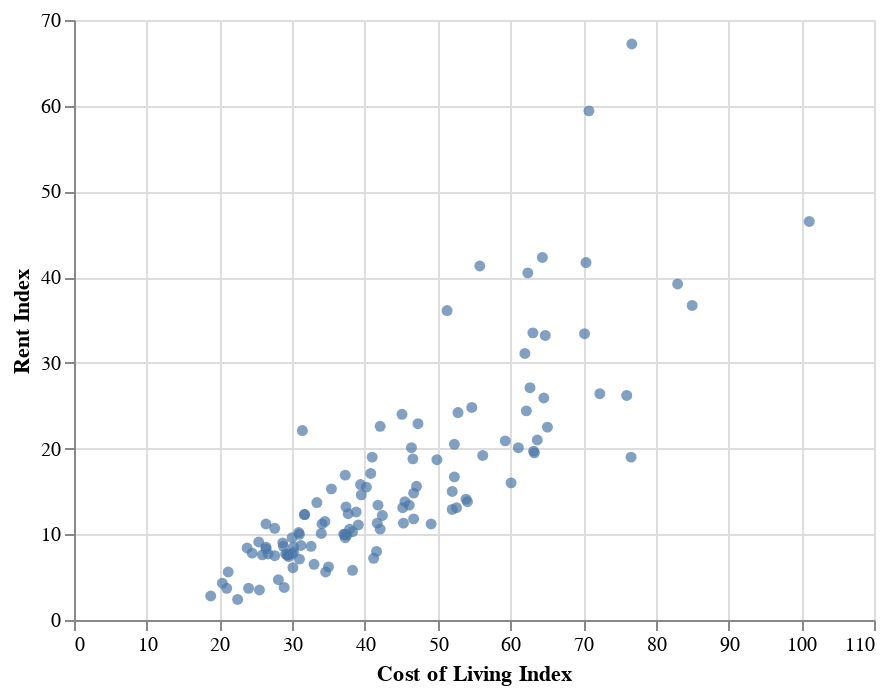

The notebook cell this image was saved under:
### Code cell
import altair as alt
chart = alt.Chart(df).mark_circle().encode(x='Cost of Living Index', y='Rent Index')
chart

### Figure 1 — Vega-Lite specification as saved in the notebook (floating-point values rounded to 4 significant figures)
{"config": {"view": {"continuousWidth": 400, "continuousHeight": 300}}, "data": {"name": "data-552f542571a8fade75189c98d1d4f6f3"}, "mark": "circle", "encoding": {"x": {"field": "Cost of Living Index", "type": "quantitative"}, "y": {"field": "Rent Index", "type": "quantitative"}}, "$schema": "https://vega.github.io/schema/vega-lite/v4.17.0.json", "datasets": {"data-552f542571a8fade75189c98d1d4f6f3": [{"Rank": 1, "Country": "Switzerland", "Cost of Living Index": 101.1, "Rent Index": 46.5, "Cost of Living Plus Rent Index": 74.9, "Groceries Index": 109.1, "Restaurant Price Index": 97.0, "Local Purchasing Power Index": 158.7}, {"Rank": 2, "Country": "Bahamas", "Cost of Living Index": 85.0, "Rent Index": 36.7, "Cost of Living Plus Rent Index": 61.8, "Groceries Index": 81.6, "Restaurant Price Index": 83.3, "Local Purchasing Power Index": 54.6}, {"Rank": 3, "Country": "Iceland", "Cost of Living Index": 83.0, "Rent Index": 39.2, "Cost of Living Plus Rent Index": 62.0, "Groceries Index": 88.4, "Restaurant Price Index": 86.8, "Local Purchasing Power Index": 120.3}, {"Rank": 4, "Country": "Singapore", "Cost of Living Index": 76.7, "Rent Index": 67.2, "Cost of Living Plus Rent Index": 72.1, "Groceries Index": 74.6, "Restaurant Price Index": 50.4, "Local Purchasing Power Index": 111.1}, {"Rank": 5, "Country": "Barbados", "Cost of Living Index": 76.6, "Rent Index": 19.0, "Cost of Living Plus Rent Index": 48.9, "Groceries Index": 80.8, "Restaurant Price Index": 69.4, "Local Purchasing Power Index": 43.5}, {"Rank": 6, "Country": "Norway", "Cost of Living Index": 76.0, "Rent Index": 26.2, "Cost of Living Plus Rent Index": 52.1, "Groceries Index": 79.0, "Restaurant Price Index": 73.5, "Local Purchasing Power Index": 114.7}, {"Rank": 7, "Country": "Denmark", "Cost of Living Index": 72.3, "Rent Index": 26.4, "Cost of Living Plus Rent Index": 50.2, "Groceries Index": 64.8, "Restaurant Price Index": 81.3, "Local Purchasing Power Index": 127.2}, {"Rank": 8, "Country": "Hong Kong (China)", "Cost of Living Index": 70.8, "Rent Index": 59.4, "Cost of Living Plus Rent Index": 65.3, "Groceries Index": 84.6, "Restaurant Price Index": 46.2, "Local Purchasing Power Index": 109.3}, {"Rank": 9, "Country": "United States", "Cost of Living Index": 70.4, "Rent Index": 41.7, "Cost of Living Plus Rent Index": 56.6, "Groceries Index": 75.0, "Restaurant Price Index": 67.2, "Local Purchasing Power Index": 142.3}, {"Rank": 10, "Country": "Australia", "Cost of Living Index": 70.2, "Rent Index": 33.4, "Cost of Living Plus Rent Index": 52.5, "Groceries Index": 77.3, "Restaurant Price Index": 62.5, "Local Purchasing Power Index": 127.4}, {"Rank": 11, "Country": "Austria", "Cost of Living Index": 65.1, "Rent Index": 22.5, "Cost of Living Plus Rent Index": 44.7, "Groceries Index": 66.4, "Restaurant Price Index": 59.3, "Local Purchasing Power Index": 102.4}, {"Rank": 12, "Country": "Canada", "Cost of Living Index": 64.8, "Rent Index": 33.2, "Cost of Living Plus Rent Index": 49.6, "Groceries Index": 71.2, "Restaurant Price Index": 61.7, "Local Purchasing Power Index": 103.7}, {"Rank": 13, "Country": "New Zealand", "Cost of Living Index": 64.6, "Rent Index": 25.9, "Cost of Living Plus Rent Index": 46.0, "Groceries Index": 71.9, "Restaurant Price Index": 57.1, "Local Purchasing Power Index": 121.0}, {"Rank": 14, "Country": "Ireland", "Cost of Living Index": 64.4, "Rent Index": 42.3, "Cost of Living Plus Rent Index": 53.8, "Groceries Index": 59.3, "Restaurant Price Index": 65.3, "Local Purchasing Power Index": 101.1}, {"Rank": 15, "Country": "France", "Cost of Living Index": 63.7, "Rent Index": 21.0, "Cost of Living Plus Rent Index": 43.2, "Groceries Index": 69.5, "Restaurant Price Index": 56.3, "Local Purchasing Power Index": 102.4}, {"Rank": 16, "Country": "Puerto Rico", "Cost of Living Index": 63.3, "Rent Index": 19.5, "Cost of Living Plus Rent Index": 42.3, "Groceries Index": 64.1, "Restaurant Price Index": 53.1, "Local Purchasing Power Index": 103.5}, {"Rank": 17, "Country": "Finland", "Cost of Living Index": 63.2, "Rent Index": 19.7, "Cost of Living Plus Rent Index": 42.4, "Groceries Index": 63.0, "Restaurant Price Index": 63.6, "Local Purchasing Power Index": 118.0}, {"Rank": 18, "Country": "Netherlands", "Cost of Living Index": 63.1, "Rent Index": 33.5, "Cost of Living Plus Rent Index": 48.9, "Groceries Index": 59.9, "Restaurant Price Index": 61.2, "Local Purchasing Power Index": 124.9}, {"Rank": 19, "Country": "Israel", "Cost of Living Index": 62.7, "Rent Index": 27.1, "Cost of Living Plus Rent Index": 45.6, "Groceries Index": 59.6, "Restaurant Price Index": 68.0, "Local Purchasing Power Index": 99.4}, {"Rank": 20, "Country": "Luxembourg", "Cost of Living Index": 62.4, "Rent Index": 40.5, "Cost of Living Plus Rent Index": 51.9, "Groceries Index": 64.1, "Restaurant Price Index": 68.7, "Local Purchasing Power Index": 182.5}, {"Rank": 21, "Country": "Germany", "Cost of Living Index": 62.2, "Rent Index": 24.4, "Cost of Living Plus Rent Index": 44.0, "Groceries Index": 60.8, "Restaurant Price Index": 52.8, "Local Purchasing Power Index": 120.2}, {"Rank": 22, "Country": "United Kingdom", "Cost of Living Index": 62.0, "Rent Index": 31.1, "Cost of Living Plus Rent Index": 47.1, "Groceries Index": 56.9, "Restaurant Price Index": 62.7, "Local Purchasing Power Index": 115.2}, {"Rank": 23, "Country": "Belgium", "Cost of Living Index": 61.1, "Rent Index": 20.1, "Cost of Living Plus Rent Index": 41.4, "Groceries Index": 57.5, "Restaurant Price Index": 66.0, "Local Purchasing Power Index": 109.8}, {"Rank": 24, "Country": "South Korea", "Cost of Living Index": 60.1, "Rent Index": 16.0, "Cost of Living Plus Rent Index": 38.9, "Groceries Index": 81.4, "Restaurant Price Index": 31.4, "Local Purchasing Power Index": 109.4}, {"Rank": 25, "Country": "Sweden", "Cost of Living Index": 59.3, "Rent Index": 20.9, "Cost of Living Plus Rent Index": 40.9, "Groceries Index": 60.8, "Restaurant Price Index": 54.7, "Local Purchasing Power Index": 122.6}, {"Rank": 26, "Country": "Italy", "Cost of Living Index": 56.2, "Rent Index": 19.2, "Cost of Living Plus Rent Index": 38.5, "Groceries Index": 57.0, "Restaurant Price Index": 53.3, "Local Purchasing Power Index": 78.3}, {"Rank": 27, "Country": "United Arab Emirates", "Cost of Living Index": 55.8, "Rent Index": 41.3, "Cost of Living Plus Rent Index": 48.9, "Groceries Index": 45.3, "Restaurant Price Index": 49.2, "Local Purchasing Power Index": 127.9}, {"Rank": 28, "Country": "Cyprus", "Cost of Living Index": 54.7, "Rent Index": 24.8, "Cost of Living Plus Rent Index": 40.4, "Groceries Index": 49.6, "Restaurant Price Index": 53.2, "Local Purchasing Power Index": 71.4}, {"Rank": 29, "Country": "Uruguay", "Cost of Living Index": 54.1, "Rent Index": 13.8, "Cost of Living Plus Rent Index": 34.8, "Groceries Index": 52.1, "Restaurant Price Index": 50.2, "Local Purchasing Power Index": 56.3}, {"Rank": 30, "Country": "Jamaica", "Cost of Living Index": 53.9, "Rent Index": 14.1, "Cost of Living Plus Rent Index": 34.8, "Groceries Index": 62.0, "Restaurant Price Index": 38.8, "Local Purchasing Power Index": 32.7}, {"Rank": 31, "Country": "Malta", "Cost of Living Index": 52.8, "Rent Index": 24.2, "Cost of Living Plus Rent Index": 39.1, "Groceries Index": 50.6, "Restaurant Price Index": 56.2, "Local Purchasing Power Index": 68.1}, {"Rank": 32, "Country": "Trinidad And Tobago", "Cost of Living Index": 52.6, "Rent Index": 13.1, "Cost of Living Plus Rent Index": 33.7, "Groceries Index": 55.3, "Restaurant Price Index": 43.9, "Local Purchasing Power Index": 43.7}, {"Rank": 33, "Country": "Costa Rica", "Cost of Living Index": 52.3, "Rent Index": 16.7, "Cost of Living Plus Rent Index": 35.2, "Groceries Index": 56.1, "Restaurant Price Index": 43.1, "Local Purchasing Power Index": 46.2}, {"Rank": 34, "Country": "Bahrain", "Cost of Living Index": 52.3, "Rent Index": 20.5, "Cost of Living Plus Rent Index": 37.0, "Groceries Index": 46.9, "Restaurant Price Index": 44.7, "Local Purchasing Power Index": 105.0}, {"Rank": 35, "Country": "Greece", "Cost of Living Index": 52.0, "Rent Index": 12.9, "Cost of Living Plus Rent Index": 33.2, "Groceries Index": 48.4, "Restaurant Price Index": 51.3, "Local Purchasing Power Index": 53.0}, {"Rank": 36, "Country": "Estonia", "Cost of Living Index": 52.0, "Rent Index": 15.0, "Cost of Living Plus Rent Index": 34.2, "Groceries Index": 46.4, "Restaurant Price Index": 50.6, "Local Purchasing Power Index": 80.4}, {"Rank": 37, "Country": "Qatar", "Cost of Living Index": 51.3, "Rent Index": 36.1, "Cost of Living Plus Rent Index": 44.0, "Groceries Index": 43.9, "Restaurant Price Index": 47.2, "Local Purchasing Power Index": 161.1}, {"Rank": 38, "Country": "Slovenia", "Cost of Living Index": 49.9, "Rent Index": 18.7, "Cost of Living Plus Rent Index": 34.9, "Groceries Index": 49.0, "Restaurant Price Index": 43.4, "Local Purchasing Power Index": 80.9}, {"Rank": 39, "Country": "Latvia", "Cost of Living Index": 49.1, "Rent Index": 11.2, "Cost of Living Plus Rent Index": 30.9, "Groceries Index": 42.8, "Restaurant Price Index": 44.9, "Local Purchasing Power Index": 66.9}, {"Rank": 40, "Country": "Spain", "Cost of Living Index": 47.3, "Rent Index": 22.9, "Cost of Living Plus Rent Index": 35.6, "Groceries Index": 46.0, "Restaurant Price Index": 44.1, "Local Purchasing Power Index": 92.1}, {"Rank": 41, "Country": "Lithuania", "Cost of Living Index": 47.1, "Rent Index": 15.6, "Cost of Living Plus Rent Index": 31.9, "Groceries Index": 44.2, "Restaurant Price Index": 43.5, "Local Purchasing Power Index": 75.5}, {"Rank": 42, "Country": "Slovakia", "Cost of Living Index": 46.7, "Rent Index": 14.8, "Cost of Living Plus Rent Index": 31.4, "Groceries Index": 46.7, "Restaurant Price Index": 34.5, "Local Purchasing Power Index": 68.3}, {"Rank": 43, "Country": "Cuba", "Cost of Living Index": 46.7, "Rent Index": 11.8, "Cost of Living Plus Rent Index": 29.9, "Groceries Index": 43.0, "Restaurant Price Index": 26.0, "Local Purchasing Power Index": 2.3}, {"Rank": 44, "Country": "Czech Republic", "Cost of Living Index": 46.6, "Rent Index": 18.8, "Cost of Living Plus Rent Index": 33.3, "Groceries Index": 44.4, "Restaurant Price Index": 34.1, "Local Purchasing Power Index": 84.0}, {"Rank": 45, "Country": "Panama", "Cost of Living Index": 46.4, "Rent Index": 20.1, "Cost of Living Plus Rent Index": 33.8, "Groceries Index": 48.3, "Restaurant Price Index": 42.2, "Local Purchasing Power Index": 42.2}, {"Rank": 46, "Country": "Japan", "Cost of Living Index": 46.1, "Rent Index": 13.4, "Cost of Living Plus Rent Index": 30.4, "Groceries Index": 53.7, "Restaurant Price Index": 27.8, "Local Purchasing Power Index": 117.0}, {"Rank": 47, "Country": "Croatia", "Cost of Living Index": 45.5, "Rent Index": 13.8, "Cost of Living Plus Rent Index": 30.3, "Groceries Index": 43.5, "Restaurant Price Index": 42.2, "Local Purchasing Power Index": 75.0}, {"Rank": 48, "Country": "Saudi Arabia", "Cost of Living Index": 45.3, "Rent Index": 11.3, "Cost of Living Plus Rent Index": 29.0, "Groceries Index": 41.6, "Restaurant Price Index": 30.9, "Local Purchasing Power Index": 134.9}, {"Rank": 49, "Country": "Taiwan", "Cost of Living Index": 45.2, "Rent Index": 13.1, "Cost of Living Plus Rent Index": 29.8, "Groceries Index": 60.1, "Restaurant Price Index": 23.0, "Local Purchasing Power Index": 95.1}, {"Rank": 50, "Country": "Portugal", "Cost of Living Index": 45.1, "Rent Index": 24.0, "Cost of Living Plus Rent Index": 35.0, "Groceries Index": 43.8, "Restaurant Price Index": 36.9, "Local Purchasing Power Index": 56.9}, {"Rank": 51, "Country": "Oman", "Cost of Living Index": 42.4, "Rent Index": 12.2, "Cost of Living Plus Rent Index": 27.9, "Groceries Index": 39.9, "Restaurant Price Index": 33.1, "Local Purchasing Power Index": 139.8}, {"Rank": 52, "Country": "Kuwait", "Cost of Living Index": 42.1, "Rent Index": 22.6, "Cost of Living Plus Rent Index": 32.7, "Groceries Index": 34.5, "Restaurant Price Index": 36.4, "Local Purchasing Power Index": 161.8}, {"Rank": 53, "Country": "Albania", "Cost of Living Index": 42.1, "Rent Index": 10.6, "Cost of Living Plus Rent Index": 27.0, "Groceries Index": 42.0, "Restaurant Price Index": 35.7, "Local Purchasing Power Index": 39.9}, {"Rank": 54, "Country": "Lebanon", "Cost of Living Index": 41.8, "Rent Index": 13.4, "Cost of Living Plus Rent Index": 28.1, "Groceries Index": 32.2, "Restaurant Price Index": 37.1, "Local Purchasing Power Index": 25.4}, {"Rank": 55, "Country": "Hungary", "Cost of Living Index": 41.7, "Rent Index": 11.3, "Cost of Living Plus Rent Index": 27.1, "Groceries Index": 39.8, "Restaurant Price Index": 37.0, "Local Purchasing Power Index": 63.4}, {"Rank": 56, "Country": "Palestine", "Cost of Living Index": 41.6, "Rent Index": 8.0, "Cost of Living Plus Rent Index": 25.5, "Groceries Index": 40.7, "Restaurant Price Index": 27.4, "Local Purchasing Power Index": 46.1}, {"Rank": 57, "Country": "Jordan", "Cost of Living Index": 41.2, "Rent Index": 7.2, "Cost of Living Plus Rent Index": 24.9, "Groceries Index": 37.1, "Restaurant Price Index": 34.8, "Local Purchasing Power Index": 45.5}, {"Rank": 58, "Country": "Armenia", "Cost of Living Index": 41.0, "Rent Index": 19.0, "Cost of Living Plus Rent Index": 30.5, "Groceries Index": 36.0, "Restaurant Price Index": 38.9, "Local Purchasing Power Index": 38.5}, {"Rank": 59, "Country": "Poland", "Cost of Living Index": 40.8, "Rent Index": 17.1, "Cost of Living Plus Rent Index": 29.5, "Groceries Index": 36.8, "Restaurant Price Index": 35.0, "Local Purchasing Power Index": 85.8}, {"Rank": 60, "Country": "Mexico", "Cost of Living Index": 40.2, "Rent Index": 15.5, "Cost of Living Plus Rent Index": 28.4, "Groceries Index": 43.4, "Restaurant Price Index": 35.7, "Local Purchasing Power Index": 45.4}, {"Rank": 61, "Country": "El Salvador", "Cost of Living Index": 39.5, "Rent Index": 14.6, "Cost of Living Plus Rent Index": 27.6, "Groceries Index": 43.4, "Restaurant Price Index": 29.6, "Local Purchasing Power Index": 31.9}, {"Rank": 62, "Country": "Montenegro", "Cost of Living Index": 39.4, "Rent Index": 15.8, "Cost of Living Plus Rent Index": 28.1, "Groceries Index": 36.7, "Restaurant Price Index": 36.3, "Local Purchasing Power Index": 52.9}, {"Rank": 63, "Country": "Chile", "Cost of Living Index": 39.1, "Rent Index": 11.1, "Cost of Living Plus Rent Index": 25.7, "Groceries Index": 41.6, "Restaurant Price Index": 34.8, "Local Purchasing Power Index": 45.1}, {"Rank": 64, "Country": "Guatemala", "Cost of Living Index": 38.8, "Rent Index": 12.6, "Cost of Living Plus Rent Index": 26.3, "Groceries Index": 41.8, "Restaurant Price Index": 31.1, "Local Purchasing Power Index": 34.5}, {"Rank": 65, "Country": "Venezuela", "Cost of Living Index": 38.3, "Rent Index": 5.8, "Cost of Living Plus Rent Index": 22.7, "Groceries Index": 39.5, "Restaurant Price Index": 37.7, "Local Purchasing Power Index": 14.7}, {"Rank": 66, "Country": "Bulgaria", "Cost of Living Index": 38.3, "Rent Index": 10.3, "Cost of Living Plus Rent Index": 24.9, "Groceries Index": 38.2, "Restaurant Price Index": 34.7, "Local Purchasing Power Index": 68.4}, {"Rank": 67, "Country": "Dominican Republic", "Cost of Living Index": 37.9, "Rent Index": 10.6, "Cost of Living Plus Rent Index": 24.8, "Groceries Index": 37.6, "Restaurant Price Index": 33.1, "Local Purchasing Power Index": 28.7}, {"Rank": 68, "Country": "Serbia", "Cost of Living Index": 37.7, "Rent Index": 12.4, "Cost of Living Plus Rent Index": 25.6, "Groceries Index": 36.0, "Restaurant Price Index": 31.2, "Local Purchasing Power Index": 50.2}, {"Rank": 69, "Country": "Romania", "Cost of Living Index": 37.5, "Rent Index": 9.9, "Cost of Living Plus Rent Index": 24.2, "Groceries Index": 36.6, "Restaurant Price Index": 35.5, "Local Purchasing Power Index": 63.8}, {"Rank": 70, "Country": "Turkey", "Cost of Living Index": 37.4, "Rent Index": 13.2, "Cost of Living Plus Rent Index": 25.8, "Groceries Index": 37.6, "Restaurant Price Index": 30.7, "Local Purchasing Power Index": 49.0}, {"Rank": 71, "Country": "Cambodia", "Cost of Living Index": 37.3, "Rent Index": 9.6, "Cost of Living Plus Rent Index": 24.0, "Groceries Index": 43.5, "Restaurant Price Index": 22.7, "Local Purchasing Power Index": 23.9}, {"Rank": 72, "Country": "Cameroon", "Cost of Living Index": 37.3, "Rent Index": 16.9, "Cost of Living Plus Rent Index": 27.5, "Groceries Index": 34.6, "Restaurant Price Index": 35.3, "Local Purchasing Power Index": 10.5}, {"Rank": 73, "Country": "Zimbabwe", "Cost of Living Index": 37.2, "Rent Index": 10.0, "Cost of Living Plus Rent Index": 24.1, "Groceries Index": 35.5, "Restaurant Price Index": 26.7, "Local Purchasing Power Index": 26.1}, {"Rank": 74, "Country": "Mauritius", "Cost of Living Index": 37.1, "Rent Index": 10.0, "Cost of Living Plus Rent Index": 24.1, "Groceries Index": 40.7, "Restaurant Price Index": 26.5, "Local Purchasing Power Index": 43.2}, {"Rank": 75, "Country": "Fiji", "Cost of Living Index": 35.4, "Rent Index": 15.3, "Cost of Living Plus Rent Index": 25.8, "Groceries Index": 43.7, "Restaurant Price Index": 28.4, "Local Purchasing Power Index": 68.0}, {"Rank": 76, "Country": "Bosnia And Herzegovina", "Cost of Living Index": 35.0, "Rent Index": 6.2, "Cost of Living Plus Rent Index": 21.2, "Groceries Index": 34.5, "Restaurant Price Index": 22.4, "Local Purchasing Power Index": 56.9}, {"Rank": 77, "Country": "Sri Lanka", "Cost of Living Index": 34.6, "Rent Index": 5.6, "Cost of Living Plus Rent Index": 20.7, "Groceries Index": 49.3, "Restaurant Price Index": 18.5, "Local Purchasing Power Index": 17.5}, {"Rank": 78, "Country": "South Africa", "Cost of Living Index": 34.5, "Rent Index": 11.5, "Cost of Living Plus Rent Index": 23.5, "Groceries Index": 29.7, "Restaurant Price Index": 29.5, "Local Purchasing Power Index": 102.8}, {"Rank": 79, "Country": "Thailand", "Cost of Living Index": 34.1, "Rent Index": 11.2, "Cost of Living Plus Rent Index": 23.1, "Groceries Index": 40.5, "Restaurant Price Index": 18.3, "Local Purchasing Power Index": 40.8}, {"Rank": 80, "Country": "Moldova", "Cost of Living Index": 34.0, "Rent Index": 10.1, "Cost of Living Plus Rent Index": 22.5, "Groceries Index": 31.6, "Restaurant Price Index": 26.6, "Local Purchasing Power Index": 46.6}, {"Rank": 81, "Country": "Georgia", "Cost of Living Index": 33.4, "Rent Index": 13.7, "Cost of Living Plus Rent Index": 23.9, "Groceries Index": 33.3, "Restaurant Price Index": 31.6, "Local Purchasing Power Index": 35.3}, {"Rank": 82, "Country": "North Macedonia", "Cost of Living Index": 33.0, "Rent Index": 6.5, "Cost of Living Plus Rent Index": 20.3, "Groceries Index": 32.1, "Restaurant Price Index": 22.1, "Local Purchasing Power Index": 51.0}, {"Rank": 83, "Country": "Ecuador", "Cost of Living Index": 32.6, "Rent Index": 8.6, "Cost of Living Plus Rent Index": 21.1, "Groceries Index": 34.9, "Restaurant Price Index": 24.5, "Local Purchasing Power Index": 41.6}, {"Rank": 84, "Country": "Kazakhstan", "Cost of Living Index": 31.7, "Rent Index": 12.3, "Cost of Living Plus Rent Index": 22.4, "Groceries Index": 32.2, "Restaurant Price Index": 28.7, "Local Purchasing Power Index": 44.7}, {"Rank": 85, "Country": "China", "Cost of Living Index": 31.7, "Rent Index": 12.3, "Cost of Living Plus Rent Index": 22.4, "Groceries Index": 36.8, "Restaurant Price Index": 20.6, "Local Purchasing Power Index": 73.3}, {"Rank": 86, "Country": "Nigeria", "Cost of Living Index": 31.4, "Rent Index": 22.1, "Cost of Living Plus Rent Index": 27.0, "Groceries Index": 37.5, "Restaurant Price Index": 20.6, "Local Purchasing Power Index": 11.0}, {"Rank": 87, "Country": "Azerbaijan", "Cost of Living Index": 31.2, "Rent Index": 8.7, "Cost of Living Plus Rent Index": 20.4, "Groceries Index": 29.0, "Restaurant Price Index": 31.8, "Local Purchasing Power Index": 37.2}, {"Rank": 88, "Country": "Philippines", "Cost of Living Index": 31.0, "Rent Index": 7.1, "Cost of Living Plus Rent Index": 19.6, "Groceries Index": 35.0, "Restaurant Price Index": 16.8, "Local Purchasing Power Index": 33.3}, {"Rank": 89, "Country": "Russia", "Cost of Living Index": 31.0, "Rent Index": 10.0, "Cost of Living Plus Rent Index": 20.9, "Groceries Index": 28.8, "Restaurant Price Index": 28.0, "Local Purchasing Power Index": 50.6}, {"Rank": 90, "Country": "Ghana", "Cost of Living Index": 30.9, "Rent Index": 10.2, "Cost of Living Plus Rent Index": 21.0, "Groceries Index": 33.9, "Restaurant Price Index": 26.9, "Local Purchasing Power Index": 18.4}, {"Rank": 91, "Country": "Brazil", "Cost of Living Index": 30.2, "Rent Index": 7.9, "Cost of Living Plus Rent Index": 19.5, "Groceries Index": 29.5, "Restaurant Price Index": 22.6, "Local Purchasing Power Index": 37.2}, {"Rank": 92, "Country": "Kenya", "Cost of Living Index": 30.2, "Rent Index": 8.5, "Cost of Living Plus Rent Index": 19.8, "Groceries Index": 31.0, "Restaurant Price Index": 22.1, "Local Purchasing Power Index": 34.2}, {"Rank": 93, "Country": "Botswana", "Cost of Living Index": 30.1, "Rent Index": 6.1, "Cost of Living Plus Rent Index": 18.5, "Groceries Index": 30.0, "Restaurant Price Index": 22.5, "Local Purchasing Power Index": 64.4}, {"Rank": 94, "Country": "Malaysia", "Cost of Living Index": 30.0, "Rent Index": 7.7, "Cost of Living Plus Rent Index": 19.3, "Groceries Index": 36.3, "Restaurant Price Index": 18.9, "Local Purchasing Power Index": 79.9}, {"Rank": 95, "Country": "Peru", "Cost of Living Index": 30.0, "Rent Index": 9.6, "Cost of Living Plus Rent Index": 20.2, "Groceries Index": 31.5, "Restaurant Price Index": 21.3, "Local Purchasing Power Index": 34.8}, {"Rank": 96, "Country": "Morocco", "Cost of Living Index": 29.5, "Rent Index": 7.4, "Cost of Living Plus Rent Index": 18.9, "Groceries Index": 29.8, "Restaurant Price Index": 20.7, "Local Purchasing Power Index": 38.6}, {"Rank": 97, "Country": "Kosovo (Disputed Territory)", "Cost of Living Index": 29.5, "Rent Index": 7.7, "Cost of Living Plus Rent Index": 19.0, "Groceries Index": 29.4, "Restaurant Price Index": 20.6, "Local Purchasing Power Index": 46.7}, {"Rank": 98, "Country": "Argentina", "Cost of Living Index": 29.4, "Rent Index": 7.6, "Cost of Living Plus Rent Index": 18.9, "Groceries Index": 29.7, "Restaurant Price Index": 24.8, "Local Purchasing Power Index": 41.5}, {"Rank": 99, "Country": "Iraq", "Cost of Living Index": 29.3, "Rent Index": 7.6, "Cost of Living Plus Rent Index": 18.9, "Groceries Index": 28.2, "Restaurant Price Index": 20.9, "Local Purchasing Power Index": 50.4}, {"Rank": 100, "Country": "Uganda", "Cost of Living Index": 29.1, "Rent Index": 7.7, "Cost of Living Plus Rent Index": 18.8, "Groceries Index": 29.3, "Restaurant Price Index": 21.6, "Local Purchasing Power Index": 17.8}, {"Rank": 101, "Country": "Algeria", "Cost of Living Index": 28.9, "Rent Index": 3.8, "Cost of Living Plus Rent Index": 16.9, "Groceries Index": 36.8, "Restaurant Price Index": 14.0, "Local Purchasing Power Index": 29.9}, {"Rank": 102, "Country": "Colombia", "Cost of Living Index": 28.8, "Rent Index": 8.6, "Cost of Living Plus Rent Index": 19.1, "Groceries Index": 30.3, "Restaurant Price Index": 20.5, "Local Purchasing Power Index": 33.7}, {"Rank": 103, "Country": "Vietnam", "Cost of Living Index": 28.7, "Rent Index": 9.0, "Cost of Living Plus Rent Index": 19.2, "Groceries Index": 33.9, "Restaurant Price Index": 14.8, "Local Purchasing Power Index": 40.5}, {"Rank": 104, "Country": "Tunisia", "Cost of Living Index": 28.1, "Rent Index": 4.7, "Cost of Living Plus Rent Index": 16.9, "Groceries Index": 31.4, "Restaurant Price Index": 15.0, "Local Purchasing Power Index": 32.2}, {"Rank": 105, "Country": "Bolivia", "Cost of Living Index": 27.6, "Rent Index": 7.5, "Cost of Living Plus Rent Index": 18.0, "Groceries Index": 27.0, "Restaurant Price Index": 19.4, "Local Purchasing Power Index": 37.9}, {"Rank": 106, "Country": "Kyrgyzstan", "Cost of Living Index": 27.6, "Rent Index": 10.7, "Cost of Living Plus Rent Index": 19.5, "Groceries Index": 28.2, "Restaurant Price Index": 20.2, "Local Purchasing Power Index": 30.7}, {"Rank": 107, "Country": "Indonesia", "Cost of Living Index": 26.7, "Rent Index": 7.7, "Cost of Living Plus Rent Index": 17.6, "Groceries Index": 33.4, "Restaurant Price Index": 13.5, "Local Purchasing Power Index": 31.7}, {"Rank": 108, "Country": "Iran", "Cost of Living Index": 26.4, "Rent Index": 8.5, "Cost of Living Plus Rent Index": 17.8, "Groceries Index": 22.0, "Restaurant Price Index": 16.3, "Local Purchasing Power Index": 26.0}, {"Rank": 109, "Country": "Uzbekistan", "Cost of Living Index": 26.4, "Rent Index": 11.2, "Cost of Living Plus Rent Index": 19.1, "Groceries Index": 28.4, "Restaurant Price Index": 18.6, "Local Purchasing Power Index": 39.3}, {"Rank": 110, "Country": "Belarus", "Cost of Living Index": 26.4, "Rent Index": 8.3, "Cost of Living Plus Rent Index": 17.7, "Groceries Index": 25.4, "Restaurant Price Index": 24.9, "Local Purchasing Power Index": 51.8}, {"Rank": 111, "Country": "Ukraine", "Cost of Living Index": 25.9, "Rent Index": 7.6, "Cost of Living Plus Rent Index": 17.1, "Groceries Index": 25.4, "Restaurant Price Index": 20.7, "Local Purchasing Power Index": 39.5}, {"Rank": 112, "Country": "Nepal", "Cost of Living Index": 25.5, "Rent Index": 3.5, "Cost of Living Plus Rent Index": 15.0, "Groceries Index": 25.6, "Restaurant Price Index": 16.2, "Local Purchasing Power Index": 25.4}, {"Rank": 113, "Country": "Paraguay", "Cost of Living Index": 25.4, "Rent Index": 9.1, "Cost of Living Plus Rent Index": 17.6, "Groceries Index": 24.0, "Restaurant Price Index": 17.6, "Local Purchasing Power Index": 34.6}, {"Rank": 114, "Country": "Madagascar", "Cost of Living Index": 24.5, "Rent Index": 7.8, "Cost of Living Plus Rent Index": 16.5, "Groceries Index": 24.1, "Restaurant Price Index": 14.3, "Local Purchasing Power Index": 15.6}, {"Rank": 115, "Country": "Syria", "Cost of Living Index": 24.0, "Rent Index": 3.7, "Cost of Living Plus Rent Index": 14.2, "Groceries Index": 24.5, "Restaurant Price Index": 15.3, "Local Purchasing Power Index": 5.5}, {"Rank": 116, "Country": "Tanzania", "Cost of Living Index": 23.8, "Rent Index": 8.4, "Cost of Living Plus Rent Index": 16.4, "Groceries Index": 25.4, "Restaurant Price Index": 16.5, "Local Purchasing Power Index": 25.9}, {"Rank": 117, "Country": "Bangladesh", "Cost of Living Index": 22.5, "Rent Index": 2.4, "Cost of Living Plus Rent Index": 12.8, "Groceries Index": 25.7, "Restaurant Price Index": 12.8, "Local Purchasing Power Index": 33.1}, {"Rank": 118, "Country": "India", "Cost of Living Index": 21.2, "Rent Index": 5.6, "Cost of Living Plus Rent Index": 13.7, "Groceries Index": 23.8, "Restaurant Price Index": 15.1, "Local Purchasing Power Index": 82.6}, {"Rank": 119, "Country": "Egypt", "Cost of Living Index": 21.0, "Rent Index": 3.7, "Cost of Living Plus Rent Index": 12.7, "Groceries Index": 21.2, "Restaurant Price Index": 16.2, "Local Purchasing Power Index": 20.0}, {"Rank": 120, "Country": "Libya", "Cost of Living Index": 20.4, "Rent Index": 4.3, "Cost of Living Plus Rent Index": 12.7, "Groceries Index": 22.2, "Restaurant Price Index": 15.2, "Local Purchasing Power Index": 42.0}, {"Rank": 121, "Country": "Pakistan", "Cost of Living Index": 18.8, "Rent Index": 2.8, "Cost of Living Plus Rent Index": 11.1, "Groceries Index": 17.5, "Restaurant Price Index": 12.9, "Local Purchasing Power Index": 29.1}]}}
